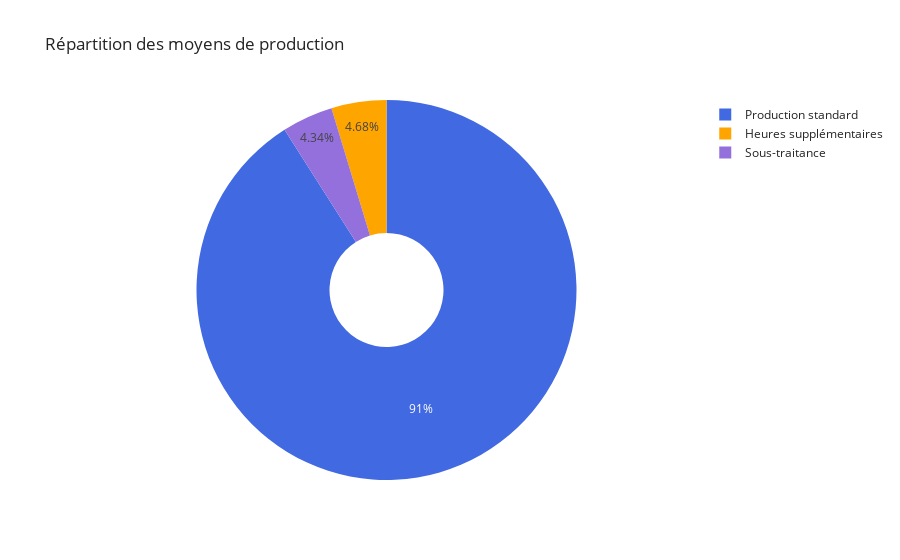

This figure's notebook cell:
### Markdown cell above
Le graphique ci-dessus vérifie que la demande est systématiquement satisfaite, soit à l’heure (barres vertes), soit avec un léger retard (barres jaunes et rouges), tout en maintenant un équilibre global semaine après semaine.

### Code cell
total_standard = df_all["Prod_standard"].sum()
total_heure_sup = (df_all["Heures_sup"] * 60 / duree_assemblage).sum()
total_sous_traitance = df_all["Sous_traitance"].sum()
labels = ["Production standard", "Heures supplémentaires", "Sous-traitance"]
values = [total_standard, total_heure_sup, total_sous_traitance]
colors = ["royalblue", "orange", "mediumpurple"]
fig = go.Figure(data=[go.Pie(labels=labels, values=values, hole=0.3, marker=dict(colors=colors))])
fig.update_layout(title="Répartition des moyens de production", template="simple_white")
fig.show()

### Figure 1 — Plotly figure (JSON) as saved in the notebook; plotly's stock layout.template omitted (floating-point values rounded to 4 significant figures)
{"data": [{"hole": 0.3, "labels": ["Production standard", "Heures supplémentaires", "Sous-traitance"], "marker": {"colors": ["royalblue", "orange", "mediumpurple"]}, "type": "pie", "values": [24110, 1240, 1150]}], "layout": {"title": {"text": "Répartition des moyens de production"}}}
